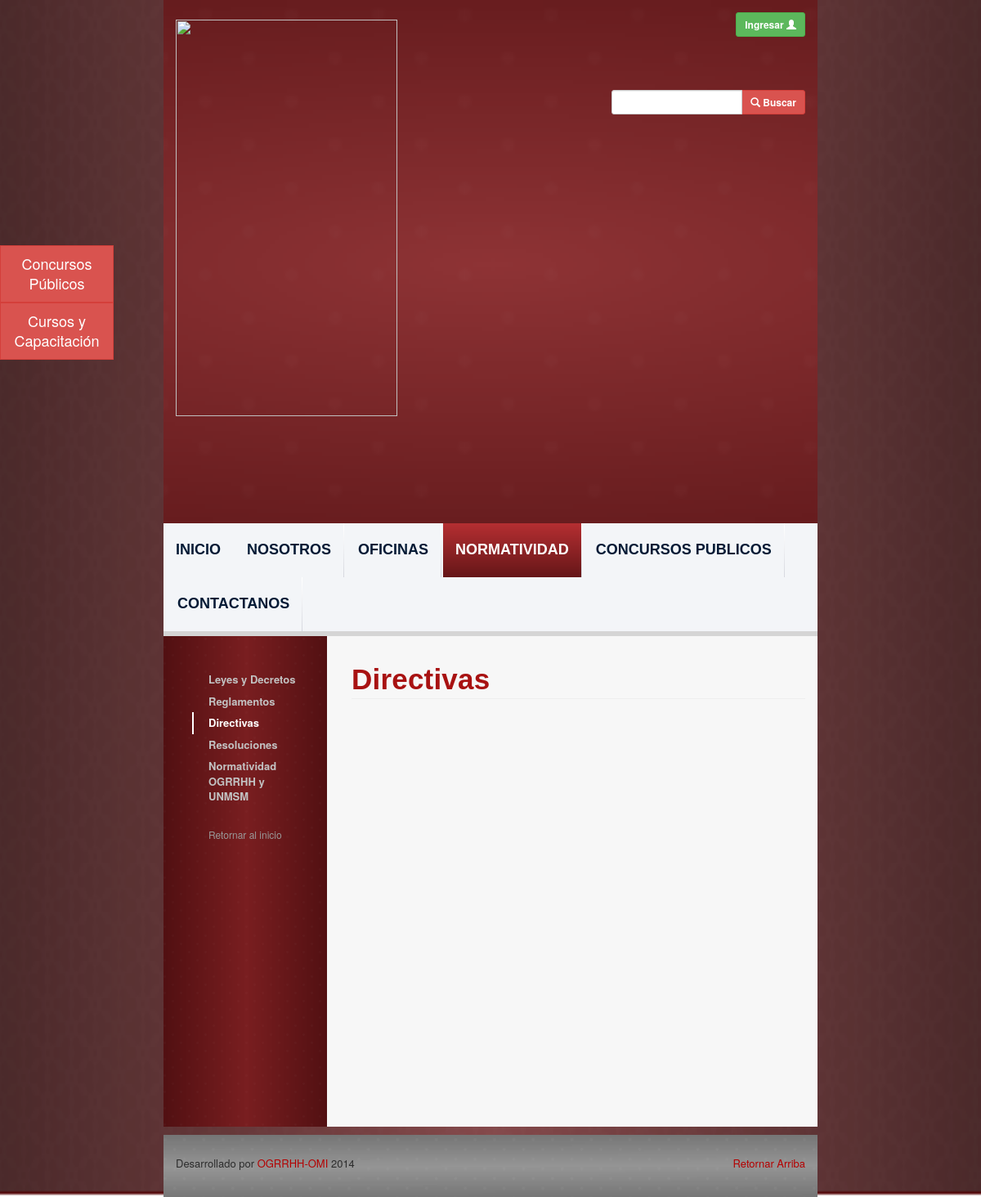
The app's page /legislation-directives.php, older data.
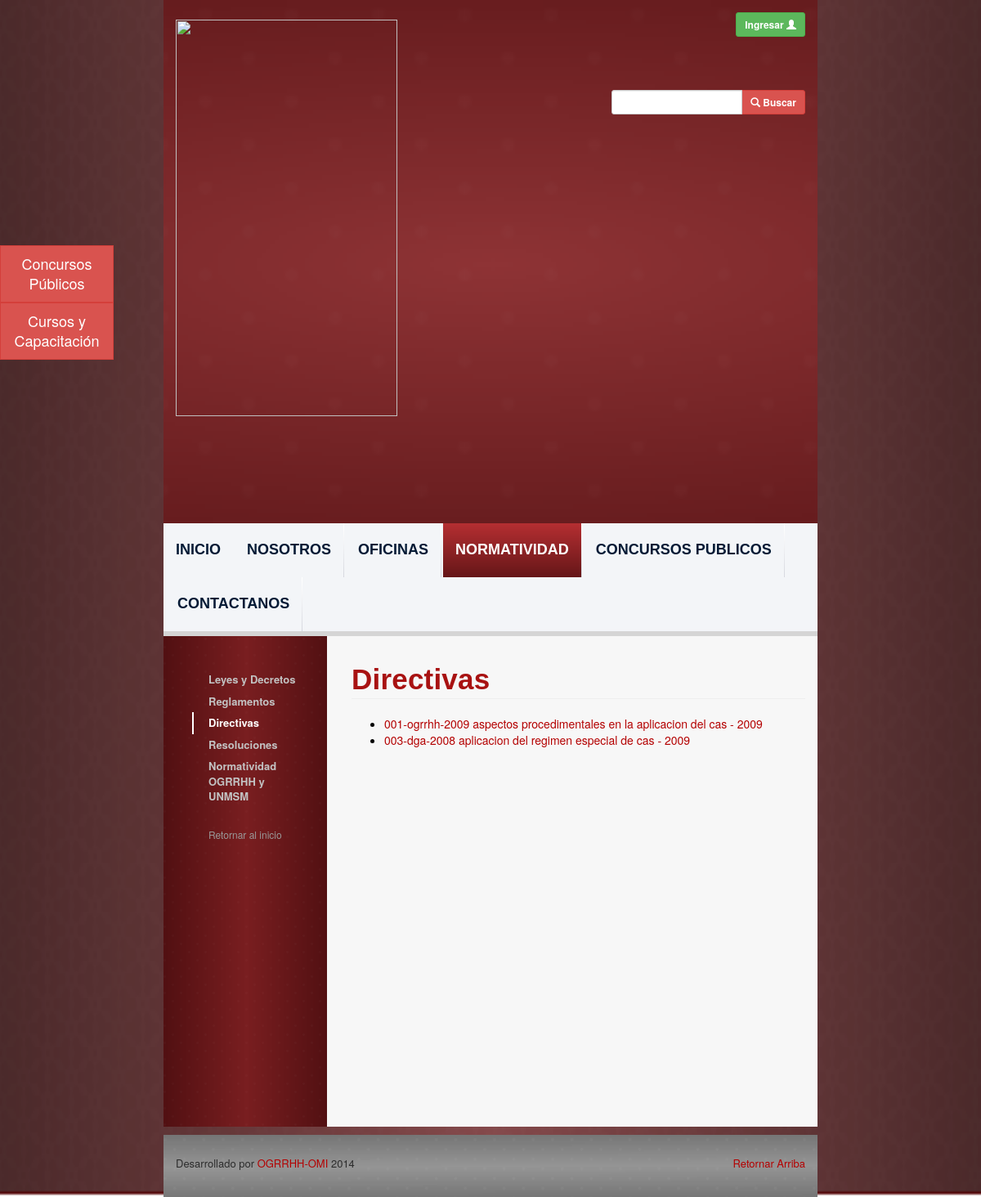
The same page, newer data.
### tables this page shows
CREATE TABLE `legislations` (
  `id` int(11) NOT NULL AUTO_INCREMENT,
  `name` varchar(500) NOT NULL,
  `publication_date` date NOT NULL,
  `file_path` varchar(500) NOT NULL,
  `user_id` int(11) NOT NULL,
  `legislation_type_id` int(11) NOT NULL,
  `office_id` int(11) NOT NULL,
  `update_date` date NOT NULL,
  PRIMARY KEY (`id`)
);

### php_files/ConnectionManager.php (called while the page is built, shortened)
<?php
class ConnectionManager{
	public $hostName = "localhost";
	public $userName = "root";
	public $password = "root";
	public $database = "ogrrhhwebsitedb";
	public $connection;
	public function createConnection(){
		$this->connection =  mysql_connect ( $this->hostName, $this->userName, $this->password );
	}
	public function selectDatabase(){
		return mysql_select_db ($this->database, $this->connection );
	}
	public function doQuery($query){
		$result = mysql_query ( $query, $this->connection );
		return $result;
	}
	public function closeConnection(){
		return mysql_close ($this->connection);
	}
}
?>

### php_files/LegislationDAO.php (called while the page is built, shortened)
<?php
include 'ConnectionManager.php';
class LegislationDAO {
	public function selectByLegislationType($legislationTypeId) {
		$query = 	"SELECT l.*, YEAR(l.publication_date) AS publication_year FROM
					legislations l
					WHERE legislation_type_id = " . $legislationTypeId . " ORDER BY l.publication_date DESC;";
		$connectionManager = new ConnectionManager ();
		$result = $connectionManager->doQuery ( $query );
		return $result;
	}
}
?>

### legislation-directives.php (the view, shortened to what this page needs)
<?php
include 'php_files/LegislationDAO.php';
$legislationTypeId = 4;
$legislationDAO = new LegislationDAO ();
$queryResult = $legislationDAO->selectByLegislationType ( $legislationTypeId );
?>
<html lang="es_PE">
<?php include('webframes/resources.php');?>
<body class="body-style">
	<div class="container-fluid">
		<div class="row background-image-style">
			<div class="col-md-8">
			<?php include('webframes/header.php');?>
			<div id="content-div" class="row">
				<?php include('webframes/left-navbar.php');?>
					<div class="col-md-9 text-content-style">
						<h1 id="universitary-legislation"
							class="font-style-medium-title-dark page-header ">Directivas</h1>
						<ul>
							<?php
							while ( $row = mysql_fetch_assoc ( $queryResult ) ) {
								print ("<li><a href='" . Constants::ogrrhhFTPUrl .  $row ['file_path'] . "'
 								target='blank'>" . $row ['name'] . " - " . $row ['publication_year'] . "</a></li>") ;
							}
							?>
						</ul>
					</div>
				</div>
			<?php include('webframes/footer.php');?>
		</div>
		</div>
	</div>
</body>
</html>

Row changes from the older to the newer data that the page shows:
added legislations: name "001-ogrrhh-2009 aspectos procedimentales en la aplicacion del cas", publication_year "2009"
added legislations: name "003-dga-2008 aplicacion del regimen especial de cas", publication_year "2009"
